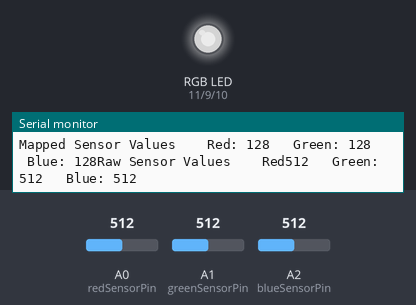
Simulated run of this sketch. Board: Arduino Uno, built with avr-gcc and run on an emulated ATmega328P. Shown: an RGB LED mixed from three pins (HIGH = lit), the last lines printed to the serial monitor. Inputs (shaded band) come from the test bench; at power-on: A0 (redSensorPin) = 512, A1 (greenSensorPin) = 512, A2 (blueSensorPin) = 512. Dim RGB values are drawn brighter than linear.

Above: at 1.2 s.
1.3 s: A0 (redSensorPin) set to 414
At 2.8 s:
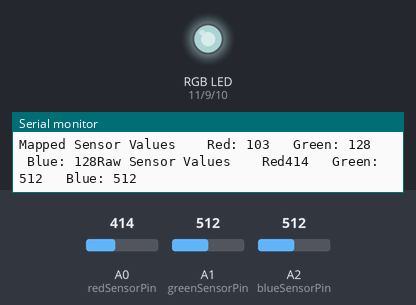
4.3 s: A0 (redSensorPin) set to 381
At 5.6 s:
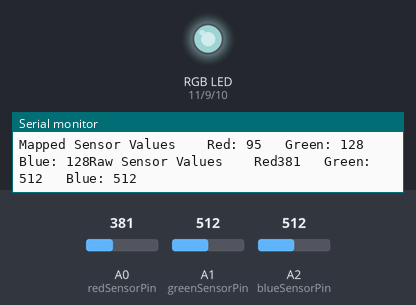
7.3 s: A1 (greenSensorPin) set to 415
At 8.9 s:
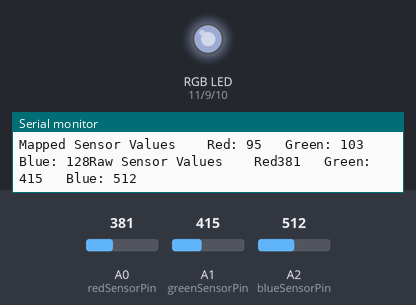
10.3 s: A1 (greenSensorPin) set to 391
At 11.0 s:
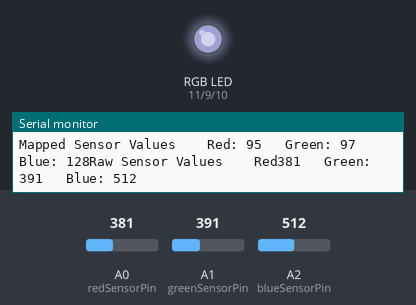
13.3 s: A2 (blueSensorPin) set to 409
At 14.5 s:
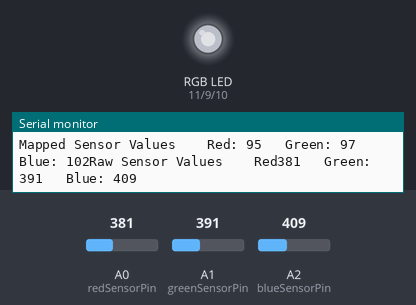
14.9 s: A2 (blueSensorPin) set to 382
At 15.9 s:
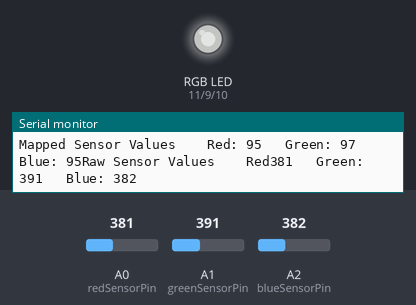
Timing chart, 0 to 17.9 s (numbered marks = the images above; inputs shaded):
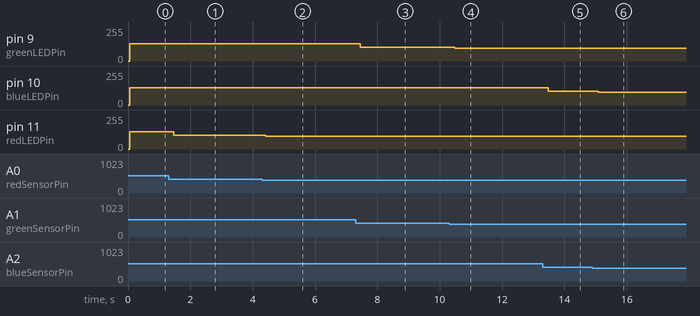

The sketch:

lab_rob_4__________3_.ino
```cpp
const int greenLEDPin = 9;
const int redLEDPin = 11;
const int blueLEDPin = 10;
// присвоєння відповідним пінам ніжок світлодіодів

const int redSensorPin = A0;
const int greenSensorPin = A1;
const int blueSensorPin = A2;
//присвоєння анологовим виходам відповідних фоторезисторів

int redValue = 0 ;
int greenValue = 0;
int blueValue = 0;

int redSensorValue = 0 ;
int greenSensorValue =0 ;
int blueSensorValue = 0 ;
void setup() {
  // put your setup code here, to run once:
  Serial.begin(9600); //відкриття серійного порту
  pinMode(greenLEDPin, OUTPUT);
  pinMode(redLEDPin, OUTPUT);
  pinMode(blueLEDPin, OUTPUT);
}

void loop() {
  // put your main code here, to run repeatedly:
  redSensorValue = analogRead(redSensorPin);
  delay(5);
  greenSensorValue = analogRead(greenSensorPin);
  delay(5);
  blueSensorValue = analogRead(blueSensorPin);
  Serial.print("Raw Sensor Values \t Red");
  Serial.print(redSensorValue);
  Serial.print("\t Green: ");
  Serial.print(greenSensorValue);
  Serial.print("\t Blue: ");
  Serial.println(blueSensorValue);
// вивід на монітор відповідних значень
  redValue = redSensorValue/4;
  greenValue = greenSensorValue/4;
  blueValue = blueSensorValue/4;

  Serial.print("Mapped Sensor Values \t Red: ");
  Serial.print(redValue);
  Serial.print("\t Green: ");
  Serial.print(greenValue);
  Serial.print("\t Blue: ");
  Serial.print(blueValue);
  // вивід на монітор  відповідних значень
  analogWrite(redLEDPin, redValue);
  analogWrite(greenLEDPin, greenValue);
  analogWrite(blueLEDPin, blueValue);
  // передаємо значення на відповідну ніжку світлодіода
}
```

Measured:
- after the input at 1.3 s, pin 11 (redLEDPin): 128/255 → 103/255 after 0.17 s
- after the input at 4.3 s, pin 11 (redLEDPin): 103/255 → 95/255 after 0.12 s
- after the input at 7.3 s, pin 9 (greenLEDPin): 128/255 → 103/255 after 0.15 s
- after the input at 10.3 s, pin 9 (greenLEDPin): 103/255 → 97/255 after 0.18 s
- after the input at 13.3 s, pin 10 (blueLEDPin): 128/255 → 102/255 after 0.17 s
- after the input at 14.9 s, pin 10 (blueLEDPin): 102/255 → 95/255 after 0.18 s
